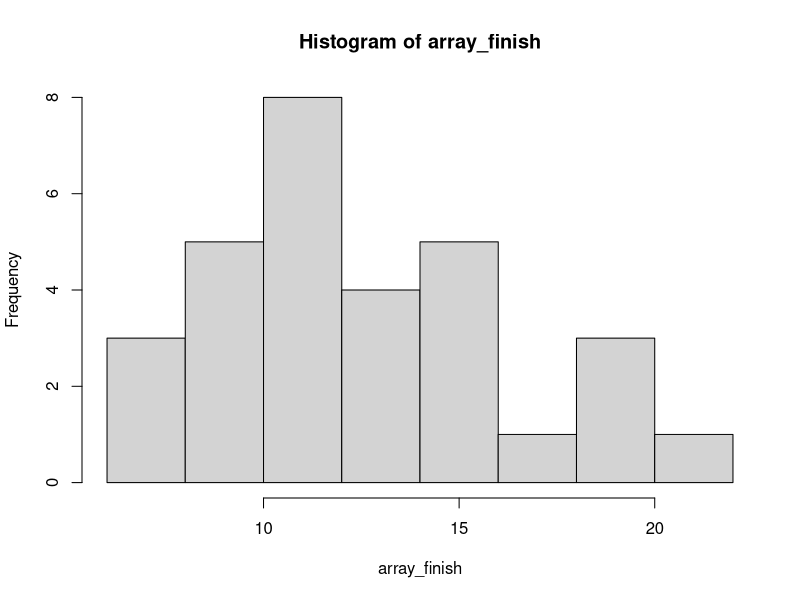
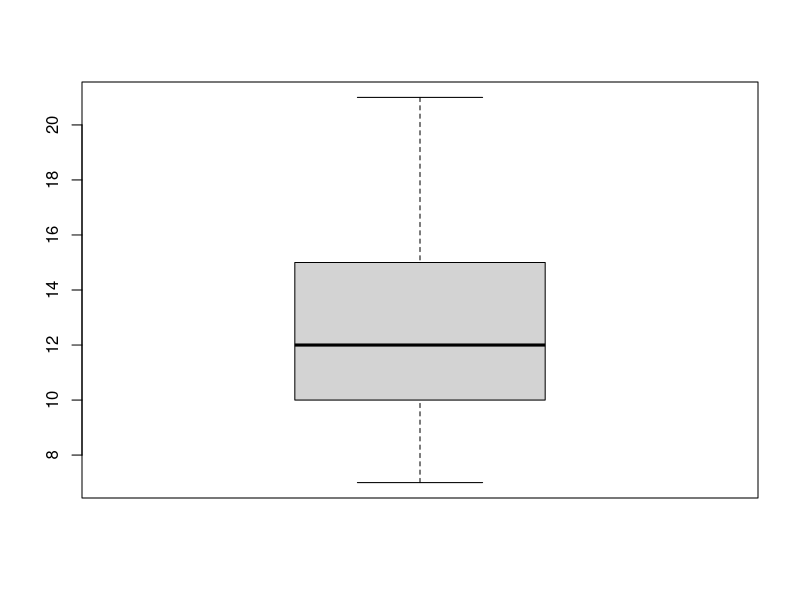
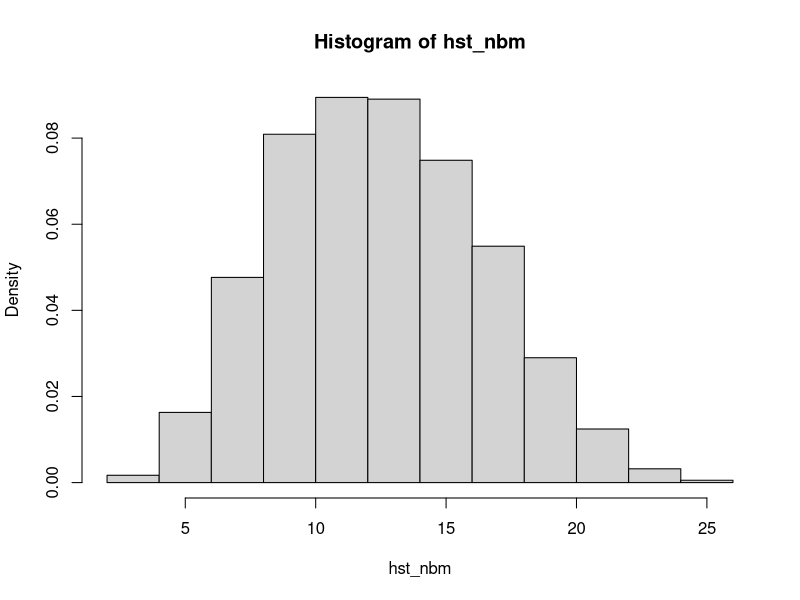
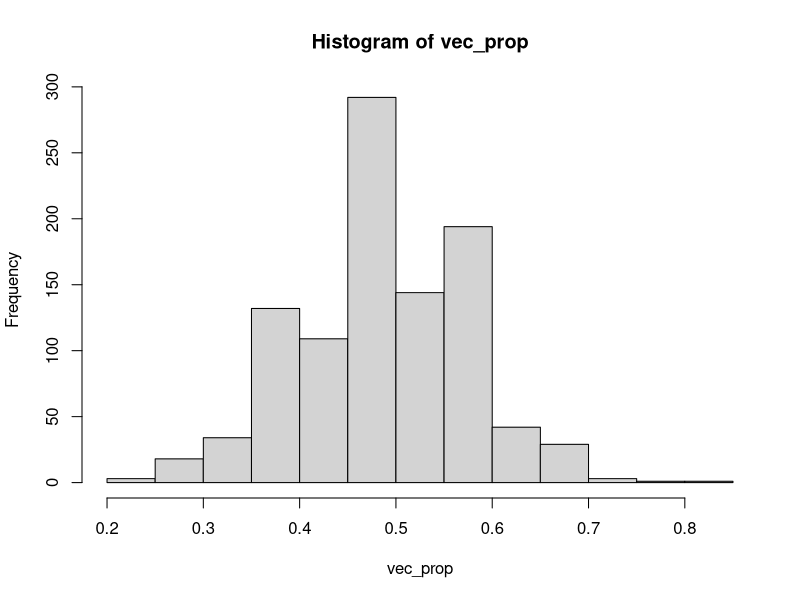

R code for these plots, in order:
## ---- chunk 1
knitr::opts_chunk$set(echo = TRUE)
## ---- chunk 2
distance_poss = seq(2,4, by = 0.1)

dist = sample(distance_poss, 1, replace = FALSE)
distance_20 = replicate(n=20, sample(distance_poss, 1,replace = FALSE))
mesure_dist = 999
sample_alea = c(TRUE,FALSE)
minutes = 0
nb_mesures = 0

#1ere idée avec une boucle, on simule avec n=20 : 

while (mesure_dist > 0.5) {
  dist = dist - 0.1
  print(dist)
  sample_var = sample(sample_alea,1,replace = FALSE)
  if (sample_var == TRUE) {mesure_dist = dist
  nb_mesures = nb_mesures + 1}
  minutes = minutes + 1
  print(sample_var)
}
print(nb_mesures)
print("fin de l_experience")

## ---- chunk 3
#On fait la fonction

miroir_miroir <- function(distance_poss) {
  #mise a jour des variables
  dist = sample(distance_poss, 1, replace = FALSE)
  minutes = 0
  nb_mesures = 0
  sample_alea = c(TRUE,FALSE)
  # instructions à exécuter
  while (dist > 0.5) {
  dist = dist - 0.1
  print(dist)
  sample_var = sample(sample_alea,1,replace = FALSE)
  if (sample_var == TRUE) {
  nb_mesures = nb_mesures + 1}
  minutes = minutes + 1
  print(sample_var)
  }
  print(nb_mesures)
  print("fin de l_experience")
  resultat <- nb_mesures
  return(resultat)         # valeur renvoyée
}

## ---- chunk 4
#On utilise la fonction

print(replicate(30,miroir_miroir(distance_poss)))
array_finish = replicate(30,miroir_miroir(distance_poss))
## ---- chunk 5
hist(array_finish)
boxplot(array_finish)
## ---- chunk 6
#Fonction correction

expérience = function() {
  
  dist_cm_0 <- 200 + floor(runif(n = 1, min = 0, max =(1 + (400 - 200) / 10 ))) * 10
  #runif : générateur de nombre aléatoire, multiplié par 10 pour retrouver la distance
  nb_mes <- 0 #nombre total de mesure
  arret_obj <- FALSE #pour l'instant on les observations continuent : set to FALSE
  dist_stop <- NA #distance de l'arret de l'objectif : set to NA
  dist_cm_t <- dist_cm_0 # 
  temps_ms <- 0 #mesure du temps
  
  while(dist_cm_t > 0){ #On veut arréter la boucle seulement si la distance de la paroi n'est pas >0
    dist_cm_t = dist_cm_t - 10 #On se rapproche de 10cm à chaque pas de temps
    piece <- sample(c("face","pile"),1,prob = c(0.5,0.5)) #Tirage à pile ou face 
    
    if (piece == "face"){  #
      
      nb_mes <- nb_mes + 1 #ajout d'une mesure quand on tombe sur face
      temps_s <- (2 * dist_cm_t)/34000 #mesure du temps du signal en seconde (facultatif)
      
      if (dist_cm_t == 50){ #mesures uniquement quand pièce tombe sur face, ici si distance égale à 50 :
        arret_obj <- TRUE #on a rempli notre objectif, cette variable devient donc TRUE
        dist_stop <- dist_cm_t
        break #termine les boucles
        
      }
     if (dist_cm_t < 50){ #boucle de secours, on évite un choc detructeur entre objectif et paroi
       arret_obj <- FALSE # objectif non-remplis
       dist_stop <- dist_cm_t
       break #termine les boucles
       
     }
       
      
    }
    
    
  }#Fin de while
  
  
  return(list(arret_obj = arret_obj, nb_mes = nb_mes, dist_stop = dist_stop)) #On doit rappeler les fonction ici, on utilise les mêmes nom par simplification
}
## ---- chunk 7
res1exp <- expérience()

array_finish = replicate(10000,expérience(), simplify = FALSE) # On replique 10 000 fois l'expérience, en précisant un array en sortie

## ---- chunk 8
hst_nbm <- sapply(array_finish,function(X) X$nb_mes)
hist(hst_nbm, breaks = "sturges", freq = FALSE) #on crée l'histogramme avec la méthode "sturges", en utilisant les fréquences plutôt que les masses



## ---- chunk 9
n_sim <- 1002
results_true <- c(0)
compte_total = 0
vec_prop = rep(0, n_sim)

for (i in 1:n_sim) {
  results_sim <- replicate(30, expérience(), simplify = FALSE)
  val_obj = sapply(results_sim, function(x) x$arret_obj)
  prop = length(val_obj[val_obj == TRUE])/30
  vec_prop[i] = prop
}

hist(vec_prop)
